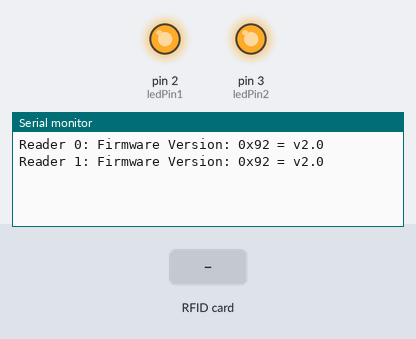
Recording of a sketch running on a simulated Arduino Uno, built with avr-gcc and run on an emulated ATmega328P. Parts: output pins drawn as LEDs (lit = HIGH), the last lines printed to the serial monitor. The inputs (shaded band) are chosen by the test bench. Pins used as bus, display or sensor lines are not drawn.

Above: at 1.3 s.
1.4 s: RFID card E6 09 EB 06 held to the reader
At 1.8 s:
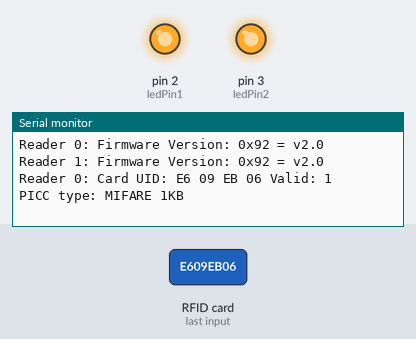
2.9 s: RFID card 5E 7A 19 C4 held to the reader
At 4.4 s:
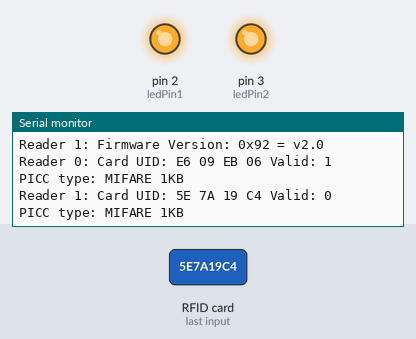

Measured:
- after the input at 1.4 s, the serial monitor: prints a new line at once (image 1)
- after the input at 2.9 s, the serial monitor: prints a new line at once (image 2)

The sketch:

RC522.ino
```cpp
#include <SPI.h>
#include <MFRC522.h>


const int ledPin1 =  2;
const int ledPin2 =  3;

#define RST_PIN         9          // Configurable, see typical pin layout above
#define SS_1_PIN        10         // Configurable, take a unused pin, only HIGH/LOW required, must be diffrent to SS 2
#define SS_2_PIN        8          // Configurable, take a unused pin, only HIGH/LOW required, must be diffrent to SS 1

#define NR_OF_READERS   2

byte ssPins[] = {SS_1_PIN, SS_2_PIN};

MFRC522 mfrc522[NR_OF_READERS];   // Create MFRC522 instance.

/**
 * Initialize.
 */
void setup() {

  Serial.begin(9600); // Initialize serial communications with the PC
  while (!Serial);    // Do nothing if no serial port is opened (added for Arduinos based on ATMEGA32U4)

  SPI.begin();        // Init SPI bus

  pinMode(ledPin1, OUTPUT);
  pinMode(ledPin2, OUTPUT);

  for (uint8_t reader = 0; reader < NR_OF_READERS; reader++) {
    mfrc522[reader].PCD_Init(ssPins[reader], RST_PIN); // Init each MFRC522 card
    Serial.print(F("Reader "));
    Serial.print(reader);
    Serial.print(F(": "));
    mfrc522[reader].PCD_DumpVersionToSerial();
  }

  digitalWrite(ledPin1, HIGH);
  digitalWrite(ledPin2, HIGH);
}

/**
 * Main loop.
 */
byte mac[] = { 0xE6, 0x09, 0xEB, 0x06};

bool compareMac(byte *mac, byte *cardByte){

   for (byte i = 0; i < 4; i++) {
      if( mac[i] != cardByte[i]){
         return false;
      }
   }
   return true;
}

void loop() {

  for (uint8_t reader = 0; reader < NR_OF_READERS; reader++) {
    // Look for new cards

    if (mfrc522[reader].PICC_IsNewCardPresent() && mfrc522[reader].PICC_ReadCardSerial()) {
      Serial.print(F("Reader "));
      Serial.print(reader);
      // Show some details of the PICC (that is: the tag/card)
      Serial.print(F(": Card UID:"));
      dump_byte_array(mfrc522[reader].uid.uidByte, mfrc522[reader].uid.size);
      bool isValid = compareMac(mac, mfrc522[reader].uid.uidByte);
      Serial.print(" Valid: ");
      Serial.print(isValid);
      Serial.println();
      Serial.print(F("PICC type: "));
      MFRC522::PICC_Type piccType = mfrc522[reader].PICC_GetType(mfrc522[reader].uid.sak);
      Serial.println(mfrc522[reader].PICC_GetTypeName(piccType));

      // Halt PICC
      mfrc522[reader].PICC_HaltA();
      // Stop encryption on PCD
      mfrc522[reader].PCD_StopCrypto1();
    } //if (mfrc522[reader].PICC_IsNewC
  } //for(uint8_t reader
}

/**
 * Helper routine to dump a byte array as hex values to Serial.
 */
void dump_byte_array(byte *buffer, byte bufferSize) {
  for (byte i = 0; i < bufferSize; i++) {
    Serial.print(buffer[i] < 0x10 ? " 0" : " ");
    Serial.print(buffer[i], HEX);
  }
}
```
